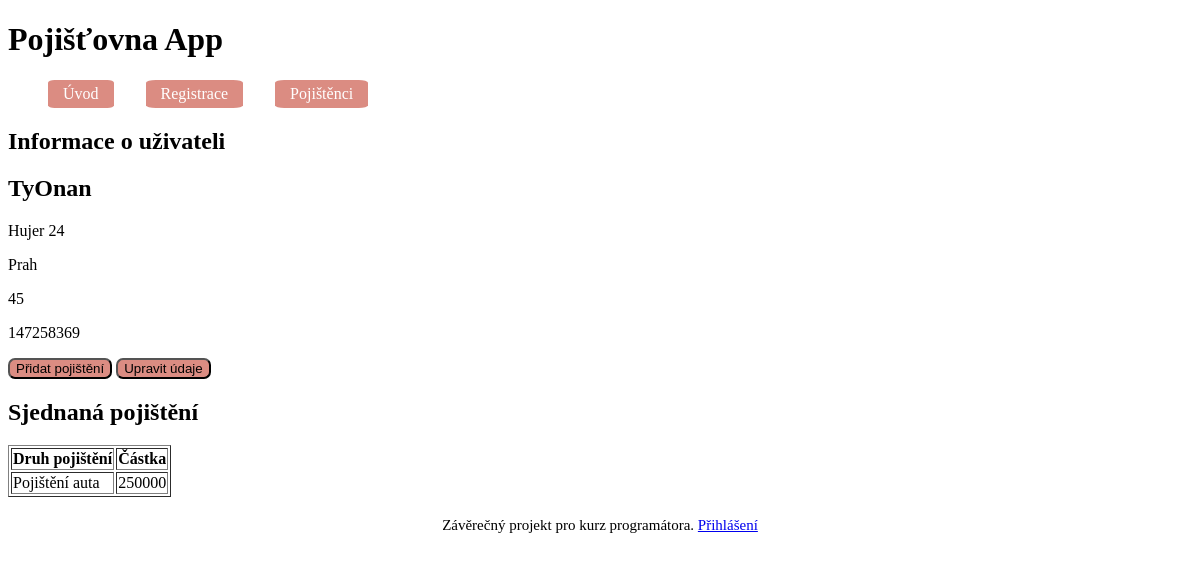
The app's page /user?id=18 with its own data.
### tables this page shows
CREATE TABLE `policyholder` (
  `policyholder_ID` int(11) NOT NULL,
  `name` varchar(60) NOT NULL,
  `surname` varchar(60) NOT NULL,
  `address` varchar(75) NOT NULL,
  `town` varchar(60) NOT NULL,
  `age` int(11) NOT NULL,
  `phone` int(11) NOT NULL,
  `password` varchar(60) NOT NULL,
  `admin` int(11) NOT NULL DEFAULT 0
);

CREATE TABLE `policyholder_has_insurance` (
  `policyholder_has_insurance_ID` int(11) NOT NULL,
  `policyholder_ID` int(11) NOT NULL,
  `insurance_ID` int(11) NOT NULL,
  `amount` int(11) NOT NULL,
  `from` date NOT NULL,
  `to` date NOT NULL
);

CREATE TABLE `insurance` (
  `Insurance_ID` int(11) NOT NULL,
  `name` varchar(120) NOT NULL
);

### index.php (called while the page is built, shortened)
<?php
$router = new RouterControler();
$router->work(array($_SERVER['REQUEST_URI']));
$router-> writeView();
?>

### Controlers/UserControler.php (called while the page is built, shortened)
<?php
class UserControler extends Controler
{
    public function work(array $parameters) : void {
        $insurances = new DbInsurance();
        if (!empty($_GET)){
            $this->data['insurances'] = $insurances->returnInsurancesOfUsers($_GET['id']);
        }
        $DBusers = new Db();
            $users=$DBusers->returnUserByID($_GET['id']);
        }
    }

### Models/Db.php (called while the page is built, shortened)
<?php
class Db
{
    private static PDO $connection;
    private static array $setUp = array (
        PDO::ATTR_ERRMODE => PDO::ERRMODE_EXCEPTION,
        PDO::MYSQL_ATTR_INIT_COMMAND => "SET NAMES utf8",
        PDO::ATTR_EMULATE_PREPARES => false,
    );
    public static function connect(string $host, string $user, string $password, string $database)
    {
        if (!isset(self::$connection))
        {
            self::$connection = @new PDO(
            "mysql:host=$host;dbname=$database",
            $user,
            $password,
            self::$setUp
            );
        }
    }
    public function listUser(string $sql,array $parameters = array ())
    {
        $dotaz = self::$connection->prepare($sql);
        $dotaz->execute($parameters);
        return $dotaz->fetch();
    }
    public function listUsers(string $sql,array $parameters = array ())
    {
        $dotaz = self::$connection->prepare($sql);
        $dotaz->execute($parameters);
        return $dotaz->fetchAll();
    }
    public function returnUserByID (string $ID) : array
    {
        return Db::listUser('
            SELECT `policyholder_ID`, `name`, `surname`, `address`, `town`, `age`, `phone`
            FROM `policyholder`
            WHERE `policyholder_ID` = ?
            ', array($ID));
    }
}

### Controlers/RouterControler.php (called while the page is built, shortened)
<?php
class RouterControler extends Controler
{
    protected Controler $controler;
        private function camelCase(string $text) : string
        {
            $sentence = str_replace("-", " ", $text);
            $sentence = ucwords($sentence);
            $sentence = str_replace(" ", " ", $sentence);
            return $sentence;
        }
        private function parse(string $url) : array
        {
            $parseURL = parse_url($url);
            $parseURL["path"] = ltrim($parseURL["path"], "/");
            $parseURL["path"] = trim($parseURL["path"]);
            $dividePath = explode("/", $parseURL["path"]);
            return $dividePath;
        }
    public function work(array $parametrs) : void
    {
        $parseURL = $this->parse($parametrs[0]);
        $classControler = $this->camelCase(array_shift($parseURL)) . "Controler";
        if (file_exists("Controlers/" . $classControler . ".php")){
            $this->controler = new $classControler;
        }else {
            $this->redirect("error");
        }
        $this->controler->work($parseURL);
    }
}

### Models/DbInsurance.php (called while the page is built, shortened)
<?php
class DbInsurance extends Db
{
    public function returnInsurancesOfUsers ($sql) : array
    {
        return Db::listUsers('
        SELECT `insurance`.`name`, `amount`
        FROM `insurance`
        INNER JOIN `policyholder_has_insurance` ON `insurance`.`Insurance_ID` = `policyholder_has_insurance`.`policyholder_ID`
        INNER JOIN `policyholder` ON `policyholder`.`policyholder_ID` = `policyholder_has_insurance`.`insurance_ID`
        WHERE `policyholder_has_insurance`.`insurance_ID` = ?', array($sql));
    }
}

### Views/user.phtml (the view)
<h1>Informace o uživateli</h1>
<?php
    echo ("<h2>" . htmlspecialchars($users['name']) . htmlspecialchars($users['surname']) . "</h2>");
    echo("<p>" . htmlspecialchars($users['address']) . "</p>");
    echo("<p>" . htmlspecialchars($users['town']) . "</p>");
    echo("<p>" . htmlspecialchars($users['age']) . "</p>");
    echo("<p>" . htmlspecialchars($users['phone']) . "</p>");
?>
<a href="insurance?id=<?=$users['policyholder_ID'] ?>"><button>Přidat pojištění</button></a>
<a href="update?id=<?=$users['policyholder_ID'] ?>"><button>Upravit údaje</button></a>
<?php
echo('<h2>Sjednaná pojištění</h2><table border="1">');
    echo ('<tr>
    <th>Druh pojištění</th>
    <th>Částka</th>
    </tr>');
?>
<?php foreach ($insurances as $insurance){
    echo('<tr><td>' .  htmlspecialchars($insurance['name']));
    echo('</td><td>' . htmlspecialchars($insurance['amount']));
    echo('</td></tr>');
}
echo('</table>');
?>

### style.css (style rules this page uses)
button { background-color: rgb(219, 140, 130); border-radius: 7px; }

### records on screen
policyholder: name "Ty", surname "Onan", address "Hujer 24", town "Prah", age "45", phone "147258369"
policyholder_has_insurance: insurance.name "Pojištění auta", amount "250000"
